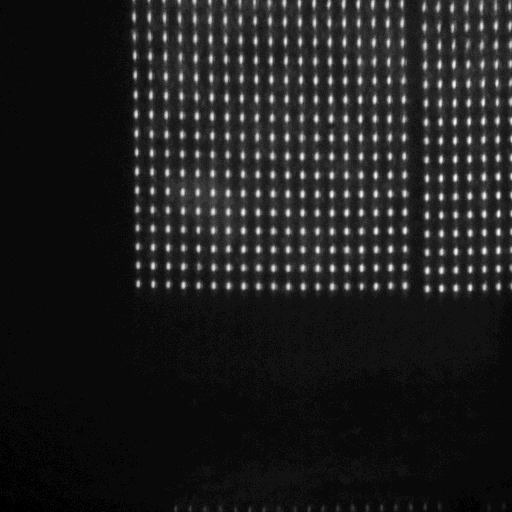
#> input picture X2110-Camera/100x/cal-turret-5/488.tif, 512 x 512 px
$ python calibration.py
#> lines starting #> are read from the running program, lines starting #| are printed output that depends on the picture; long printed decimals are rounded
# -*- coding: utf-8 -*-
"""
Created on Sat Aug 15 12:32:33 2015

@author: Andre
"""
#import seaborn as sns
#sns.set()
import matplotlib.pyplot as plt
import numpy as np
from mpl_toolkits.mplot3d import Axes3D
import scipy.optimize as sp
from scipy.spatial import distance


plt.close('all')
# [9 lines of commented-out code are left out]

def twoD_Gaussian(x_y, offset, amplitude, xo, yo, sigma_x, sigma_y, theta):
    x, y = x_y
    xo = float(xo)
    yo = float(yo)
    a = (np.cos(theta)**2)/(2*sigma_x**2) + (np.sin(theta)**2)/(2*sigma_y**2)
    b = -(np.sin(2*theta))/(4*sigma_x**2) + (np.sin(2*theta))/(4*sigma_y**2)
    c = (np.sin(theta)**2)/(2*sigma_x**2) + (np.cos(theta)**2)/(2*sigma_y**2)
    g = offset + amplitude*np.exp( - (a*((x-xo)**2) + 2*b*(x-xo)*(y-yo)
                            + c*((y-yo)**2)))
    return g.ravel()

###################################################################################
# =============================================================================
# Images files to load and initial points to do the calibration
# =============================================================================

imagesFiles = [ '488.tif',  '568.tif', '680.tif', '735.tif']


initialPoint = np.array([[153, 285], [154, 321], [156,351], [157,362]])

zeroPoint = 680 #point for 0 pixel displacement


#############################################

centerPos = []

for i,items in enumerate(imagesFiles):

    image = plt.imread(items) #read image file
#> image is the input picture: shape (512, 512) uint16; min 133, max 7050, mean 978.4

    squareSize = 20

    xmin = initialPoint[i][0]-squareSize/2
    xmax = initialPoint[i][0]+squareSize/2
    ymin = initialPoint[i][1]-squareSize/2
    ymax = initialPoint[i][1]+squareSize/2

    x = np.arange(xmin, xmax,1)
    y = np.arange(ymin, ymax,1)

    X, Y = np.meshgrid(x,y) #note: meshgrid is needed to use an asymetric grid with plot_surface, I tried mgrid and it didn't work.


    imageMask =  image[int(np.min(Y)):int(np.max(Y))+1, int(np.min(X)):int(np.max(X))+1] #to mask it correctly we have to invert X and Y here
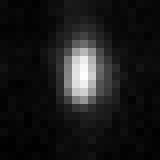
#> imageMask: shape (20, 20) uint16 (shown 8 times larger); min 469, max 5898, mean 1041.4; drawn with min black and max white

    ig = (np.min(image), np.max(image) , initialPoint[i][1], initialPoint[i][0], 2.0, 2.0, 0.0)
#> ig = (133, 7050, 285, 153, 2, 2, 0)
    inpars, pcov = sp.curve_fit(twoD_Gaussian,(Y,X), imageMask.ravel(), p0=ig, maxfev=20000)
#> inpars = [663.5, 5527, 283.7, 152.9, 2.71, 1.61, 0.0086]
    fit3 = twoD_Gaussian((Y, X), *inpars).reshape(X.shape[0], Y.shape[1])
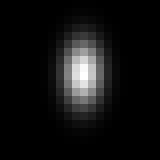
#> fit3: shape (20, 20) float64 (shown 8 times larger); min 663.5, max 6122.9, mean 1041.4; drawn with min black and max white


    #Plot image
    fig1 = plt.figure()
    ax1 = fig1.add_subplot(111, projection='3d')
    ax1.plot_surface(X, Y, imageMask, rstride=1, cstride=1, cmap="hsv", linewidth=0, antialiased=False, alpha=0.5)
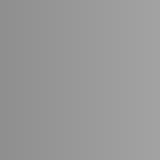
#> X: shape (20, 20) float64 (shown 8 times larger); min 143, max 162, mean 152.5
    ax1.plot_wireframe(X, Y, fit3, color="black", linewidth=3, alpha=0.3)
    ax1.set_xlabel("Pixels")
    ax1.set_ylabel("Pixels")
    ax1.set_zlabel("Intensity")
    plt.title(items)
    plt.show()
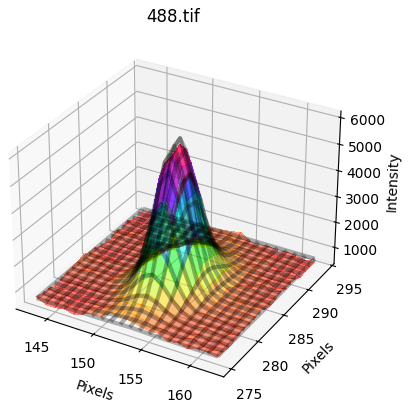
#> figure drawn by matplotlib, 1 panel


    # Getting center and standard deviation in x and y
    xCenter = inpars[3]       # Center of x in nanometer
#> xCenter = 152.9
    yCenter = inpars[2]       # Center of y in nanometer
#> yCenter = 283.7
    print('==========================')
    print(items)
    print('X pos: ' + str(xCenter))
#| X pos: 152.859
    print('Y pos: ' + str(yCenter))
#| Y pos: 283.650
    print('===========================')


    splitName = items.split('.tif')
    centerPos.append([int(splitName[0]), xCenter, yCenter])
#> pass 2 of the loop `for i,items in enumerate(imagesFiles):`:
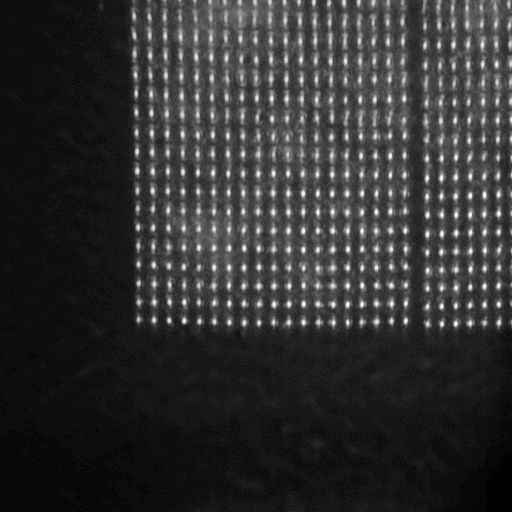
#> input picture X2110-Camera/100x/cal-turret-5/568.tif, 512 x 512 px
#> image is the input picture: shape (512, 512) uint16; min 133, max 8301, mean 1765.9
#> `imageMask =  image[int(np.min(Y)):int(np.max(Y))+1, int(np.min(X)):int..`:
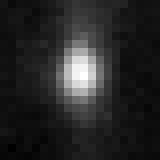
#> imageMask: shape (20, 20) uint16 (shown 8 times larger); min 709, max 7576, mean 1774; drawn with min black and max white
#> ig = (133, 8301, 321, 154, 2, 2, 0)
#> inpars = [1250.5, 6243.5, 319.5, 153.6, 2.94, 1.81, 0.0121]
#> `plt.show()`:
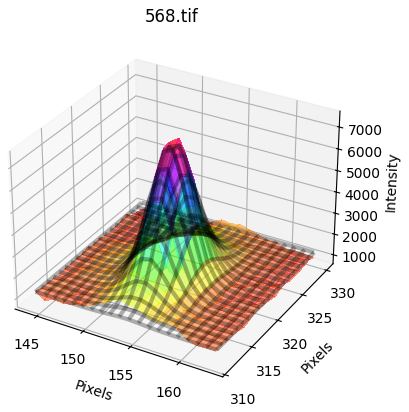
#> figure drawn by matplotlib, 1 panel
#> xCenter = 153.6
#> yCenter = 319.5
#| X pos: 153.603
#| Y pos: 319.495
#> pass 3 of the loop `for i,items in enumerate(imagesFiles):`:
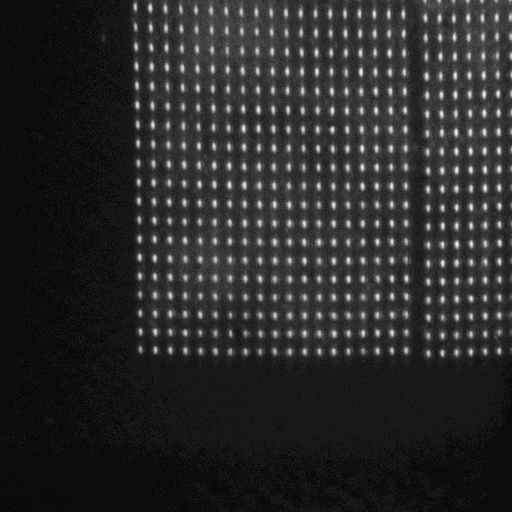
#> input picture X2110-Camera/100x/cal-turret-5/680.tif, 512 x 512 px
#> image is the input picture: shape (512, 512) uint16; min 199, max 5643, mean 1068.2
#> `imageMask =  image[int(np.min(Y)):int(np.max(Y))+1, int(np.min(X)):int..`:
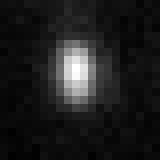
#> imageMask: shape (20, 20) uint16 (shown 8 times larger); min 511, max 4744, mean 1007.5; drawn with min black and max white
#> ig = (199, 5643, 351, 156, 2, 2, 0)
#> inpars = [731.8, 4052.4, 349.5, 155.1, 2.6, 1.67, -0.0683]
#> `plt.show()`:
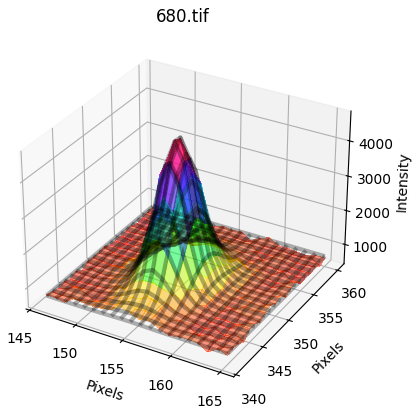
#> figure drawn by matplotlib, 1 panel
#> xCenter = 155.1
#> yCenter = 349.5
#| X pos: 155.088
#| Y pos: 349.471
#> the loop made 4 passes; the first 3 are shown

centerPos = np.array(centerPos)

distancesAll = distance.cdist(centerPos[:,1:3], centerPos[:,1:3])

pixelRef_ind = np.where(centerPos[:,0] == zeroPoint)[0][0]

distanceCenter = distancesAll[pixelRef_ind, :]

distanceCenter[0:pixelRef_ind] = distanceCenter[0:pixelRef_ind]*-1

plt.figure(5)
plt.plot(distanceCenter, centerPos[:,0], 'o')
plt.xlabel('Pixel Displacement')
plt.ylabel('Wavelength (nm)')
plt.title('Pixel Displacement by Wavelength')


z = np.polyfit(distanceCenter, centerPos[:,0], 3)
p = np.poly1d(z)
print(p)

xx = np.arange(np.min(distanceCenter)-2, np.max(distanceCenter)+2, 0.5)
#> xx = 166 values from -67.86 to 14.64
yy = p(xx)
plt.plot(xx,yy, '--r')
#plt.show()
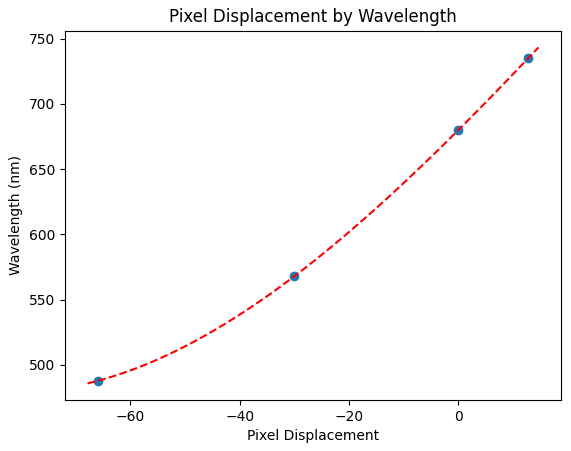
#> figure drawn by matplotlib, 1 panel; curve peaks at x = 14.64, y = 743.3
